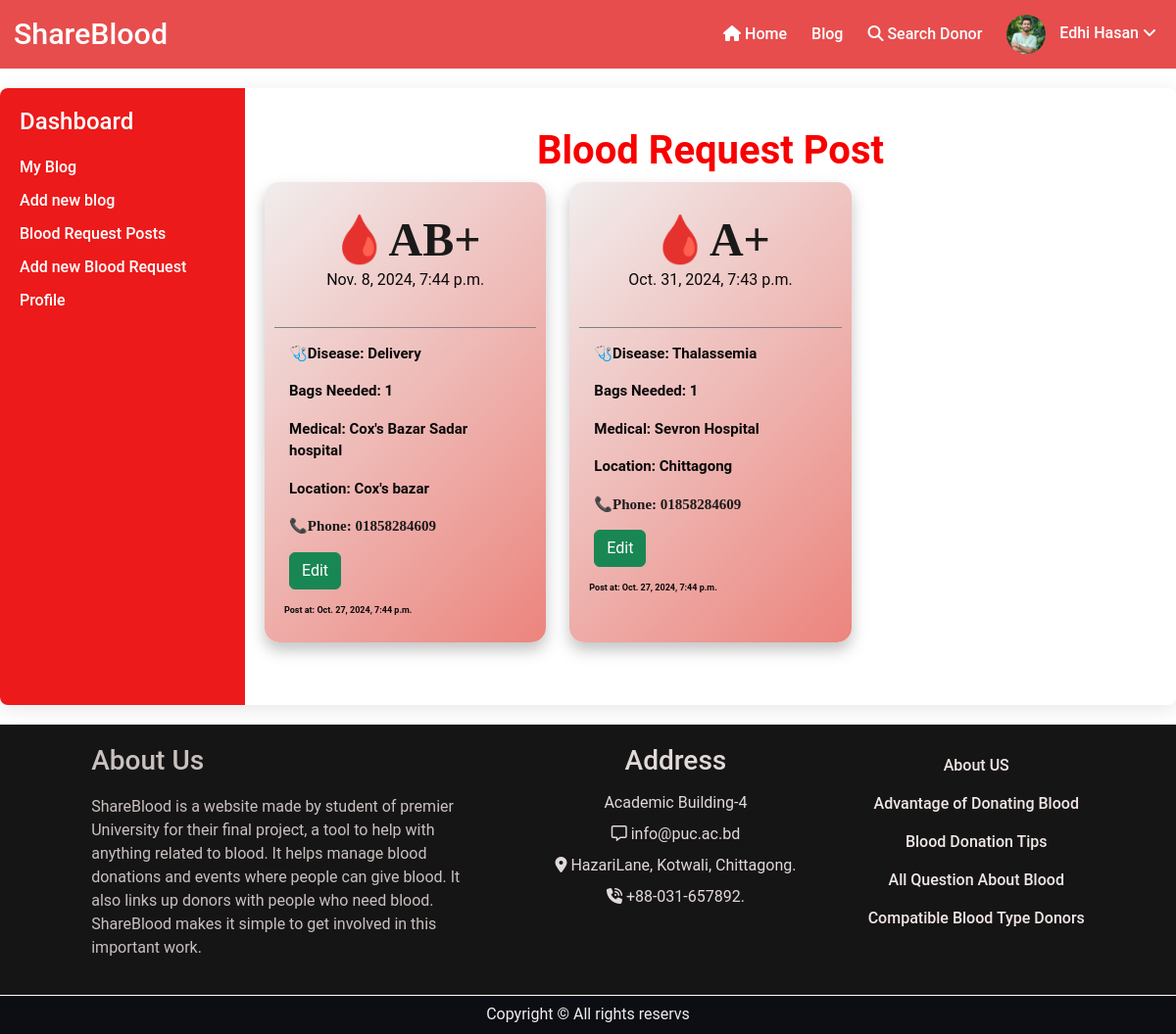
The app's page /dashbloodReq (signed in) with its own data.
### bloodology/models.py (models this page shows, shortened)
class UserProfile(models.Model):
        BLOOD_GROUP_CHOICES = [
                ('A+', 'A+'),
                ('A-', 'A-'),
                ('B+', 'B+'),
                ('B-', 'B-'),
                ('O+', 'O+'),
                ('O-', 'O-'),
                ('AB+', 'AB+'),
                ('AB-', 'AB-'),
        ]
        user = models.OneToOneField(User, on_delete=models.CASCADE)
        name = models.CharField(max_length=150)
        blood_group = models.CharField(choices=BLOOD_GROUP_CHOICES,max_length=5)
        phone_number = models.CharField(max_length=15)
        address = models.CharField(max_length=250)
        profile_img = models.ImageField(upload_to='Images')
        otp = models.CharField(max_length=6, blank=True, null=True)  # Store OTP
        otp_expiration = models.DateTimeField(blank=True, null=True)  # Expiration time for OTP
        last_blood_donation = models.DateTimeField(blank=True, null=True)  # Last blood donation date

class BloodRequestPost(models.Model):
        BLOOD_GROUP_CHOICES = [
                ('A+', 'A+'),
                ('A-', 'A-'),
                ('B+', 'B+'),
                ('B-', 'B-'),
                ('O+', 'O+'),
                ('O-', 'O-'),
                ('AB+', 'AB+'),
                ('AB-', 'AB-'),
        ]
        user_profile = models.ForeignKey(UserProfile, on_delete=models.CASCADE)
        blood_group = models.CharField(max_length=10, choices=BLOOD_GROUP_CHOICES)
        date_time = models.DateTimeField()
        Disease_name = models.CharField(max_length=100)
        No_of_bag = models.PositiveIntegerField()
        medical_name = models.CharField( max_length=150)
        location = models.CharField(max_length=255)
        phone_number = models.CharField(max_length=15)
        created_at = models.DateTimeField(auto_now_add=True)

### bloodology/views.py (the view)
# urls.py: path('dashbloodReq', views.dash_blood_requests, name='dashbloodReq'),
@login_required
def dash_blood_requests(request):
    requests = BloodRequestPost.objects.filter(user_profile=request.user.userprofile).order_by('-created_at')
    return render(request, 'bloodology/dashBloodRequest.html', {'requests': requests})

### bloodology/templates/bloodology/dashBloodRequest.html (shortened to what this page needs)
{% extends 'bloodology/base.html' %}
{% load static %}
{% block content %}
<body>
    <div class="dashboard">
        <div class="sidebar">
            <h2>Dashboard</h2>
            <nav>
                <ul>
                    <li><a href="{% url 'dashboard' %}">My Blog</a></li>
                    <li><a href="{% url 'blogapostform' %}">Add new blog</a></li>
                    <li><a href="{% url 'dashbloodReq' %}">Blood Request Posts</a></li>
                    <li><a href="{% url 'addRequest' %}">Add new Blood Request</a></li>
                    <li><a href="{% url 'profile' %}">Profile</a></li>
                </ul>
            </nav>
        </div>
        <div class="blogcontainer col-sm-10">
            <h1>Blood Request Post</h1>
            <div class="row">
                {% for post in requests %}
                <div class="post-page col-lg-4 col-md-6 col-sm-8 col-10 mb-4 d-flex justify-content-center">
                    <div class="blood-request-card-alt_p">
                        <div class="card-header_p">
                            <h2 class="blood-group">{{ post.blood_group }}</h2>
                            <p class="date-time">{{ post.date_time }}</p>
                        </div>
                        <div class="card-body_p">
                            <p class="disease-name">Disease: {{ post.Disease_name }}</p>
                            <p class="number-of-bags">Bags Needed: {{ post.No_of_bag }}</p>
                            <p class="location">Medical: {{ post.medical_name }}</p>
                            <p class="location">Location: {{ post.location }}</p>
                            <p class="phone-number">Phone: {{ post.phone_number }}</p>
                        </div>
                        <a href="{% url 'updateaddRequest' post.id %}" class="edit-btn">
                            <button type="submit" class='btn btn-success'>Edit</button>
                        </a>
                        <div class="post-user-info">
                            <p class="create_at">Post at: {{ post.created_at }}</p>
                        </div>
                    </div>
                </div>
                {% empty %}
                <p>There are no blood request posts available.</p>
                {% endfor %}
            </div>
        </div>
    </div>
</body>
{% endblock content %}

### bloodology/templates/bloodology/base.html (shortened to what this page needs)
<!DOCTYPE html>
{% load static %}
<html lang="en">
<head>
    <link rel="stylesheet" href="{% static 'bloodology/css/style.css' %}">
    <link rel="stylesheet" href="{% static 'bloodology/css/bootstrap.css' %}">
</head>
<body>
    <div class="navigation">
        <div class="nav-left">
            <div class="nav-logo">
                <a href="{% url 'home' %}">ShareBlood</a>
            </div>
        </div>
        <div class="nav-right" id="nav-right">
            <a href="{% url 'home' %}"><i class="fa-solid fa-house"></i> Home</a>
            <a href="{% url 'blogapost' %}"> Blog</a>
            <a href="{% url 'All_Donors' %}"><i class="fa-solid fa-search"></i> Search Donor</a>
            {% if request.user.is_authenticated %}
            <div class="user-dropdown">
                <a href="#" class="user-profile" onclick="toggleDropdown(event)">
                    {% if request.user.userprofile %}
                    <img src="{{ request.user.userprofile.profile_img.url }}" alt="Profile Image" class="dprofile-img">
                    {{ request.user.userprofile.name }} <i class='fas fa-angle-down'></i>
                    {% else %}
                    <img src="{% static 'bloodology/image/image.png' %}" alt="Admin" class="dprofile-img">
                    Admin Profile <i class='fas fa-angle-down'></i>
                    {% endif %}
                </a>
            </div>
            {% else %}
            <a href="{% url 'signUp' %}"><i class="fa-solid fa-user-plus"></i> SignUp</a>
            <a href="{% url 'login' %}"><i class="fas fa-sign-in"></i> Login</a>
            {% endif %}
        </div>
    </div>
    {% block content %}
    {% endblock content %}
    <div class="footer">
        <div class="footer-2">
            <div >
                <div class="about">
                    <h3>About Us</h3>
                    <p>ShareBlood is a website made by student of premier University for their final project, a tool to help with anything related to blood. It helps manage blood donations and events where people can give blood. It also links up donors with people who need blood. ShareBlood makes it simple to get involved in this important work.</p>
                </div>
            </div>
            <div class="address">
                <h3>Address</h3>
                <p>Academic Building-4</p>
                <p><i class="fa-regular fa-message"></i> info@puc.ac.bd</p>
                <p><i class="fa-solid fa-location-dot"></i> HazariLane, Kotwali, Chittagong.</p>
                <p><i class="fa-solid fa-phone-volume"></i> +88-031-657892.</p>
            </div>
            <div class="msg">
                <div class="advantage">
                    <h4><a href="{% url 'About' %}">About US</a></h4>
                    <h4><a href="{% url 'advantage' %}">Advantage of Donating Blood</a></h4>
                    <h4><a href="{% url 'Blood_Donation_Tips' %}">Blood Donation Tips</a></h4>
                    <h4><a href="{% url 'AboutBdonation' %}">All Question About Blood</a></h4>
                    <h4><a href="{% url 'Compatible' %}">Compatible Blood Type Donors</a></h4>
                </div>
            </div>
        </div>
        <div class="copyright">
            Copyright © All rights reservs
        </div>
    </div>
</body>
</html>

### static/bloodology/css/style.css (style rules this page uses)
* { margin: 0; border: border-box; font-family: "Roboto", sans-serif; }
.navigation { height: 70px; background-color: rgb(231, 77, 77); display: flex; justify-content: space-between; align-items: center; padding: 0 20px; position: relative; }
.nav-left, .nav-right { display: flex; align-items: center; }
.nav-logo { height: 65px; width: 120px; margin-right: 20px; display: flex; align-items: center; justify-content: center; padding-left: 10px; }
.nav-logo a { font-size: 1.9rem; font-weight: 50px; color: white; }
.navigation a { text-decoration: none; color: rgb(255, 255, 255); font-weight: 550; margin-left: 15px; }
.nav-right a { margin-left: 25px; }
.dprofile-img { width: 40px; height: 40px; border-radius: 50%; object-fit: cover; margin-right: 10px; vertical-align: middle; }
.user-dropdown { position: relative; }
.nav-right { display: flex; }
.post-page { display: flex; justify-content: center; margin-bottom: 15px; }
.blood-request-card-alt_p { width: 100%; max-width: 400px; border-radius: 15px; overflow: hidden; background: linear-gradient(135deg, #f1eded, #ec847d); color: #0a0909; box-shadow: 0 8px 15px rgba(180, 179, 179, 0.788); padding: 10px; }
.card-header_p { margin: auto; padding: 20px; text-align: center; border-bottom: 1px solid gray; }
.card-header_p h2 { font-size: 3rem; font-weight: bold; margin: 0; }
.card-body_p { padding-left: 0; text-align: left; font-weight: bold; line-height: 1.5; font-size: 15px; margin: 15px; }
.disease-name, .location, .phone-number, .number-of-bags { font-weight: bold; }
.phone-number::before { content: '📞'; }
.disease-name::before { content: '🩺'; }
.blood-group::before { content: '🩸'; }
.post-user-info { display: flex; align-items: center; }
.create_at { font-size: xx-small; font-weight: bold; text-align: left; margin-left: 10px; margin-top: 15px; }
@media (min-width: 992px) { .post-page { flex: 0 0 32%; } }
.blood-group, .phone-number, .addresses { font-size: 1em; color: #1b1a1a; font-family: 'Times New Roman', Times, serif; margin-top: 8px; margin-bottom: 15px; font-weight: bold; }
.advantage h4 a { text-decoration: none; color: rgb(241, 230, 230); line-height: 25px; font-size: medium; }
.about { width: 400px; }
.footer-2 { padding: 20px; display: flex; justify-content: space-evenly; align-items: flex-start; flex-wrap: wrap; background-color: rgb(22, 21, 21); color: rgb(202, 192, 192); }
.footer-2 h3 { padding-bottom: 10px; }
.address { text-align: center; line-height: 15px; color: rgb(226, 217, 217); }
.advantage { display: flex; flex-direction: column; align-items: center; }
.advantage h4 { margin: 5px 0; }
.copyright { display: flex; align-items: center; justify-content: center; border-top: 1px solid white; background-color: rgb(13, 13, 20); height: 40px; color: rgb(238, 238, 238); }
.blogcontainer { max-width: 950px; margin: 20px auto; padding: 15px; border-radius: 8px; }
.blogcontainer h1 { text-align: center; color: #f80000; font-weight: bold; }
.dashboard { display: flex; max-width: 1200px; margin: 20px auto; background: #fff; border-radius: 8px; box-shadow: 0 4px 20px rgba(0, 0, 0, 0.1); }
.sidebar { background-color: #ec1a1a; color: white; padding: 20px; width: 250px; border-top-left-radius: 8px; border-bottom-left-radius: 8px; }
.sidebar h2 { font-size: 1.5rem; margin-bottom: 20px; }
.sidebar nav ul { list-style: none; padding: 0; }
.sidebar nav ul li { margin: 10px 0; }
.sidebar nav ul li a { color: white; text-decoration: none; font-weight: 500; }
.blogcontainer { flex-grow: 1; padding: 20px; }
.btn { margin-right: 10px; }

### bloodology/templates/bloodology/dashBloodRequest.html (style rules this page uses)
.btn { margin-left:15px; }

### records on screen
BloodRequestPost: blood_group "AB+", date_time "Nov. 8, 2024, 7:44 p.m.", Disease_name "Delivery", No_of_bag "1", medical_name "Cox's Bazar Sadar hospital", location "Cox's bazar", phone_number "01858284609", created_at "Oct. 27, 2024, 7:44 p.m."
BloodRequestPost: blood_group "A+", date_time "Oct. 31, 2024, 7:43 p.m.", Disease_name "Thalassemia", No_of_bag "1", medical_name "Sevron Hospital", location "Chittagong", phone_number "01858284609", created_at "Oct. 27, 2024, 7:44 p.m."

### other values on screen
{{ request.user.userprofile.name }} "Edhi Hasan"
